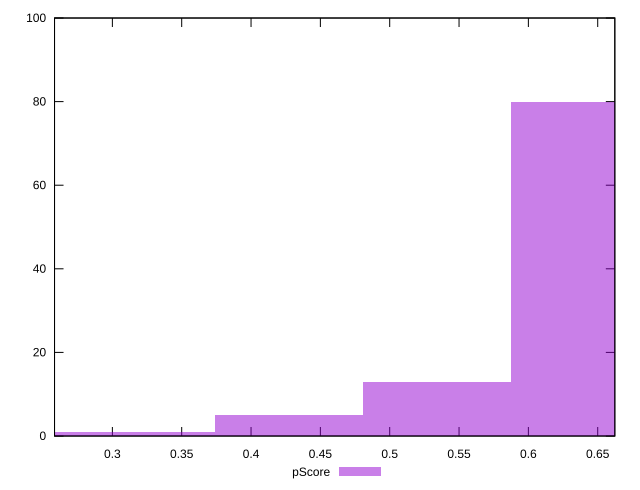

Reproduce this figure in gnuplot.
reset

$pScore <<EOF
0.4274367846097116 5
0.5342959807621395 13
0.6411551769145674 80
0.3205775884572837 1
0.2137183923048558 1
EOF

set key outside below
set boxwidth 0.1068591961524279
set xrange [0.2582925183085073:0.6623394773443665]
set yrange [0:100]
set trange [0:100]
set style fill transparent solid 0.5 noborder
set terminal svg size 640, 490 enhanced background rgb 'white'
set output "report_00011_2021-02-09T10:53:21.242Z/mainthread-work-breakdown/samples/pages+cached/pScore/histogram.svg"

plot $pScore title "pScore" with boxes

reset
